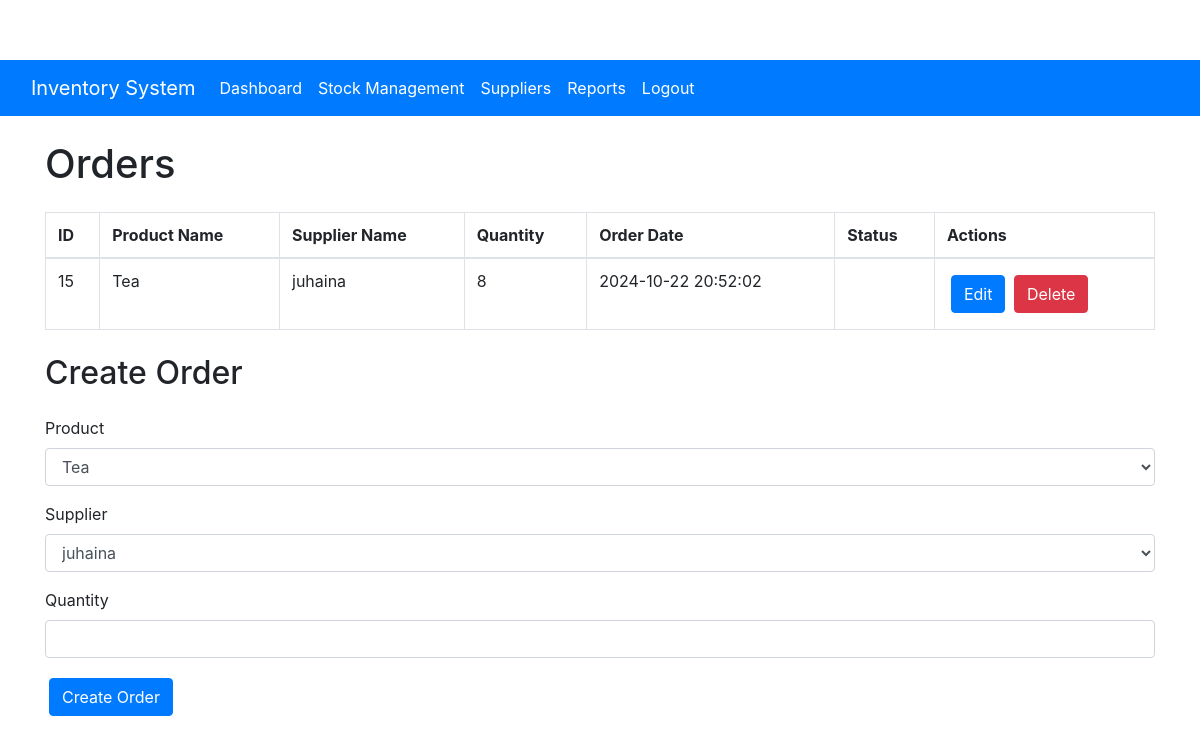
Before: /Admin/orders.php with the older database file.
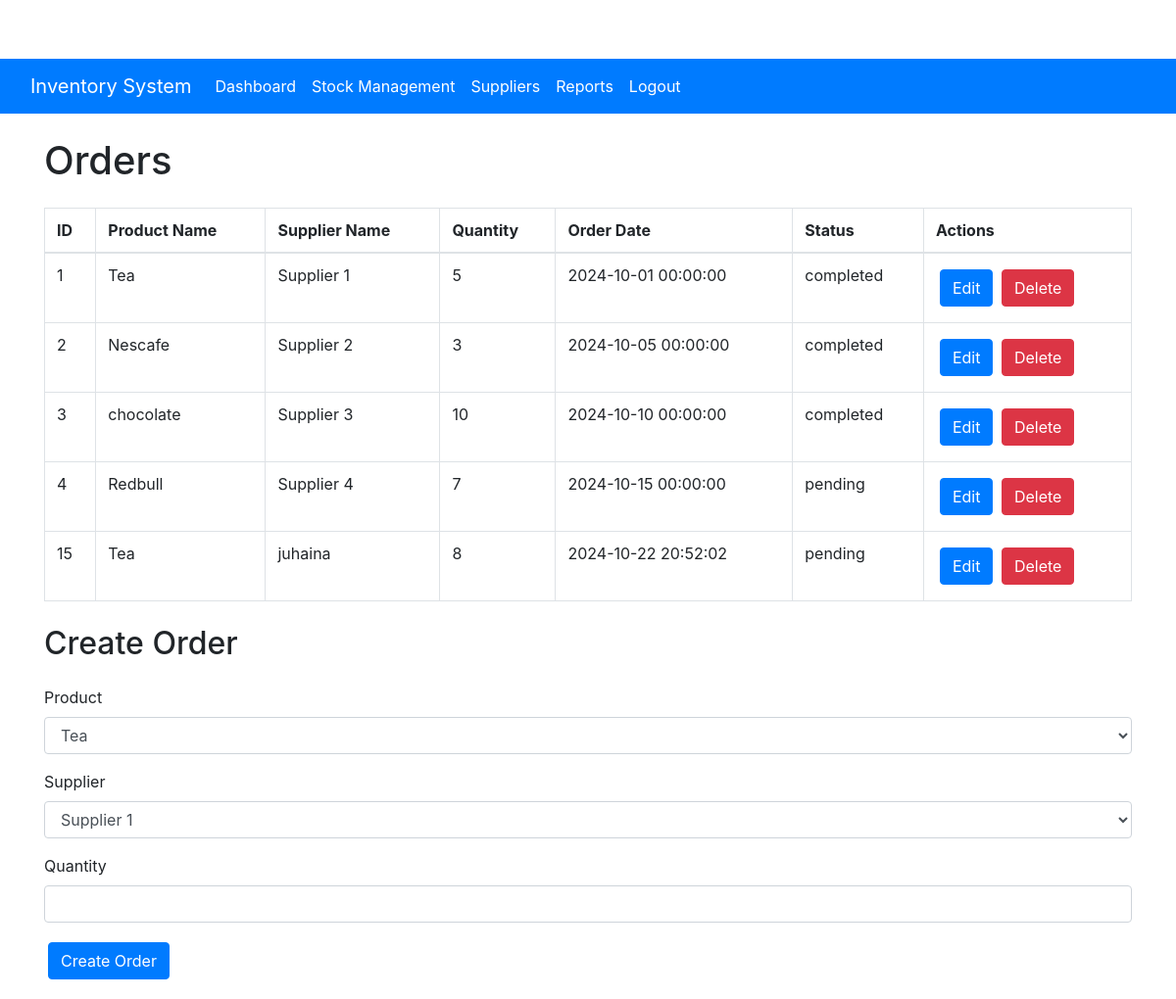
After: the same page with the newer database file.
### tables this page shows
CREATE TABLE `orders` (
  `id` int(11) NOT NULL,
  `product_id` int(11) NOT NULL,
  `supplier_id` int(11) NOT NULL,
  `quantity` int(11) NOT NULL,
  `order_date` datetime DEFAULT current_timestamp(),
  `status` enum('pending','completed','canceled') DEFAULT 'pending'
);

CREATE TABLE `products` (
  `ID` int(11) NOT NULL,
  `ProductName` text NOT NULL,
  `Price` int(11) NOT NULL,
  `SellerName` text NOT NULL,
  `Picture` blob NOT NULL,
  `Quantity` int(11) NOT NULL,
  `image_url` varchar(255) DEFAULT NULL
);

CREATE TABLE `suppliers` (
  `id` int(11) NOT NULL,
  `supplier_name` varchar(255) NOT NULL,
  `contact_info` varchar(255) NOT NULL,
  `payment_terms` varchar(255) NOT NULL,
  `is_deleted` tinyint(1) DEFAULT 0
);

### Admin/orders.php (the view, shortened to what this page needs)
<?php
include '../db.php';
include 'AdminNavBar.php';
$sql = "SELECT o.id, p.ProductName AS ProductName, s.supplier_name AS supplier_name, o.quantity, o.order_date, o.status
        FROM orders o
        JOIN products p ON o.product_id = p.id
        JOIN suppliers s ON o.supplier_id = s.id";
$result = $conn->query($sql);
?>
<!DOCTYPE html>
<html lang="en">
<head>
    <link rel="stylesheet" href="Admin.css">
    <link href="https://stackpath.bootstrapcdn.com/bootstrap/4.5.2/css/bootstrap.min.css" rel="stylesheet">
</head>
<body>
    <div class="container">
        <h1 class="my-4">Orders</h1>
        <table class="table table-bordered">
            <thead>
                <tr>
                    <th>ID</th>
                    <th>Product Name</th>
                    <th>Supplier Name</th>
                    <th>Quantity</th>
                    <th>Order Date</th>
                    <th>Status</th>
                    <th>Actions</th>
                </tr>
            </thead>
            <tbody>
    <?php
    if ($result->num_rows > 0) {
        while ($row = $result->fetch_assoc()) {
            echo "<tr>
                    <td>{$row['id']}</td>
                    <td>{$row['ProductName']}</td>
                    <td>{$row['supplier_name']}</td>
                    <td>{$row['quantity']}</td>
                    <td>{$row['order_date']}</td>
                    <td>{$row['status']}</td>
                    <td>
                        <button class='btn btn-primary' data-toggle='modal' data-target='#editOrderModal{$row['id']}'>Edit</button>
                        <a href='?delete_order={$row['id']}' class='btn btn-danger'>Delete</a>
                    </td>
                </tr>";
            ?>
            <?php
        }
    } else {
        echo "<tr><td colspan='7'>No orders found</td></tr>";
    }
    ?>
            </tbody>
        </table>
        <h2 class="my-4">Create Order</h2>
        <form action="" method="POST">
            <div class="form-group">
                <label for="product_id">Product</label>
                <select name="product_id" id="product_id" class="form-control" required>
                    <?php
                    $productSql = "SELECT id, ProductName FROM products";
                    $productResult = $conn->query($productSql);
                    while ($product = $productResult->fetch_assoc()) {
                        echo "<option value='{$product['id']}'>{$product['ProductName']}</option>";
                    }
                    ?>
                </select>
            </div>
            <div class="form-group">
                <label for="supplier_id">Supplier</label>
                <select name="supplier_id" id="supplier_id" class="form-control" required>
                    <?php
                    $supplierSql = "SELECT id, supplier_name FROM suppliers";
                    $supplierResult = $conn->query($supplierSql);
                    while ($supplier = $supplierResult->fetch_assoc()) {
                        echo "<option value='{$supplier['id']}'>{$supplier['supplier_name']}</option>";
                    }
                    ?>
                </select>
            </div>
            <div class="form-group">
                <label for="quantity">Quantity</label>
                <input type="number" name="quantity" id="quantity" class="form-control" required>
            </div>
            <button type="submit" name="create_order" class="btn btn-primary">Create Order</button>
        </form>
    </div>
</body>
</html>

### Admin/AdminNavBar.php (shortened to what this page needs)
<nav class="navbar navbar-expand-lg">
    <div class="container-fluid">
        <a class="navbar-brand" href="#">Inventory System</a>
        <div class="collapse navbar-collapse" id="navbarNav">
            <ul class="navbar-nav ms-auto">
                <li class="nav-item">
                    <a class="nav-link" href="index.php">Dashboard</a>
                </li>
                <li class="nav-item">
                    <a class="nav-link" href="#">Stock Management</a>
                </li>
                <li class="nav-item">
                    <a class="nav-link active" href="Suppliers.php">Suppliers</a>
                </li>
                <li class="nav-item">
                    <a class="nav-link" href="#">Reports</a>
                </li>
                <li class="nav-item">
                    <a class="nav-link" href="#">Logout</a>
                </li>
            </ul>
        </div>
    </div>
</nav>

### Admin/Admin.css (style rules this page uses)
body { background-color: #f8f9fa; margin: 0; overflow: hidden; }
body { overflow: auto; padding-top: 60px; }
.navbar { background-color: #007bff; }
.navbar-brand, .navbar-nav .nav-link { color: #fff !important; }
.table th, .table td { vertical-align: middle; }
.btn-primary { background-color: #007bff; border: none; margin: 4px; }
.btn-danger { background-color: #dc3545; border: none; }
.form-control { margin-bottom: 1rem; }

Changed rows visible on the page:
added orders: id "1", product.ProductName "Tea", supplier.supplier_name "Supplier 1", quantity "5", order_date "2024-10-01 00:00:00", status "completed"
added orders: id "2", product.ProductName "Nescafe", supplier.supplier_name "Supplier 2", quantity "3", order_date "2024-10-05 00:00:00", status "completed"
added orders: id "3", product.ProductName "chocolate", supplier.supplier_name "Supplier 3", quantity "10", order_date "2024-10-10 00:00:00", status "completed"
added orders: id "4", product.ProductName "Redbull", supplier.supplier_name "Supplier 4", quantity "7", order_date "2024-10-15 00:00:00", status "pending"
changed orders "juhaina": status (not shown) → "pending"
Other visible differences:
form field supplier_id: "juhaina" → "Supplier 1"
